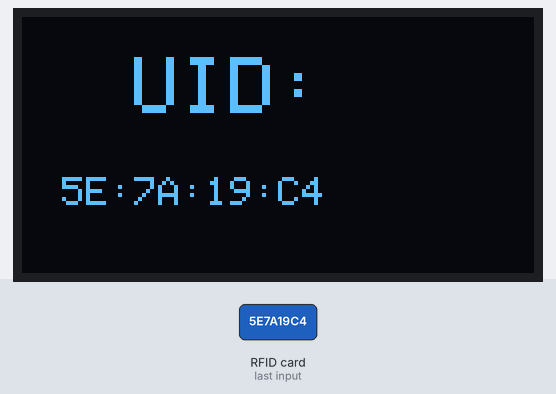
Simulated run of this sketch. Board: ESP32. Parts: 128×64 one-colour display. The inputs (shaded band) are chosen by the test bench. What the sketch prints to the serial monitor is not drawn.

1.4 s: RFID card 5E 7A 19 C4 held to the reader
Above: at 2.3 s.
Timing chart, 0 to 4.4 s (numbered marks = the images above; inputs shaded):
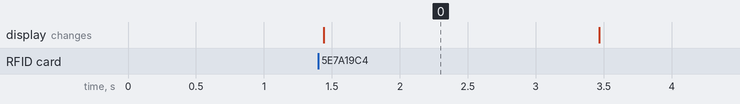

The sketch:

Wireless_project.ino
```cpp
#include <SPI.h>
#include <MFRC522.h>
#include <Wire.h> // Required for I2C communication
#include <Adafruit_GFX.h> // Core graphics library
#include <Adafruit_SSD1306.h> // Driver for SSD1306 OLED displays

// RFID Pin Configuration
#define SS_PIN 21   // SDA for RFID
#define RST_PIN 22  // RST for RFID

// OLED Display Configuration
#define SCREEN_WIDTH 128 // OLED display width, in pixels
#define SCREEN_HEIGHT 64 // OLED display height, in pixels
#define OLED_SDA 4       // SDA pin for OLED
#define OLED_SCL 15      // SCL pin for OLED
#define OLED_RST -1      // Reset pin # (or -1 if sharing Arduino reset pin)

// Create MFRC522 instance
MFRC522 mfrc522(SS_PIN, RST_PIN);

// Create Adafruit OLED display instance
Adafruit_SSD1306 display(SCREEN_WIDTH, SCREEN_HEIGHT, &Wire, OLED_RST);

void setup() {
  Serial.begin(115200);

  // Initialize RFID
  SPI.begin(18, 19, 23, 21); // SCK, MISO, MOSI, SS for RFID
  mfrc522.PCD_Init();
  Serial.println("RFID Reader Initialized.");

  // Initialize OLED
  Wire.begin(OLED_SDA, OLED_SCL); // Start I2C communication with specified pins
  if(!display.begin(SSD1306_SWITCHCAPVCC, 0x3C)) { // Address 0x3C for 128x64
    Serial.println(F("SSD1306 allocation failed"));
    for(;;); // Don't proceed, loop forever
  }

  // --- Show initial message on OLED ---
  display.clearDisplay();
  display.setTextSize(1);
  display.setTextColor(SSD1306_WHITE);
  display.setCursor(15, 28);
  display.println("Scan RFID Card...");
  display.display(); // Actually draw the message

  Serial.println("Place your RFID card near the reader...");
}

void loop() {
  // Look for new cards
  if (!mfrc522.PICC_IsNewCardPresent()) {
    return;
  }

  // Select one of the cards
  if (!mfrc522.PICC_ReadCardSerial()) {
    return;
  }

  // --- Display UID on Serial Monitor ---
  Serial.print("Card UID: ");
  String uidString = "";
  for (byte i = 0; i < mfrc522.uid.size; i++) {
    Serial.print(mfrc522.uid.uidByte[i] < 0x10 ? " 0" : " ");
    Serial.print(mfrc522.uid.uidByte[i], HEX);
    uidString += (mfrc522.uid.uidByte[i] < 0x10 ? "0" : "");
    uidString += String(mfrc522.uid.uidByte[i], HEX);
    if (i < mfrc522.uid.size - 1) {
      uidString += ":";
    }
  }
  Serial.println();
  uidString.toUpperCase();

  // --- Display UID on OLED Screen ---
  display.clearDisplay();
  display.setTextSize(2);
  display.setCursor(28, 10);
  display.println("UID:");
  display.setTextSize(1);
  display.setCursor(10, 40);
  display.println(uidString);
  display.display(); // Show the UID on the OLED

  delay(2000); // Keep UID on screen for 2 seconds

  // --- Reset OLED to initial message ---
  display.clearDisplay();
  display.setTextSize(1);
  display.setCursor(15, 28);
  display.println("Scan RFID Card...");
  display.display();

  // Halt PICC to allow new cards to be read
  mfrc522.PICC_HaltA();
}
```

Measured:
- after the input at 1.4 s, the display: changes at once (image 0)
- what the display in image 0 shows lasts 2.1 s, from 1.4 s to 3.5 s
